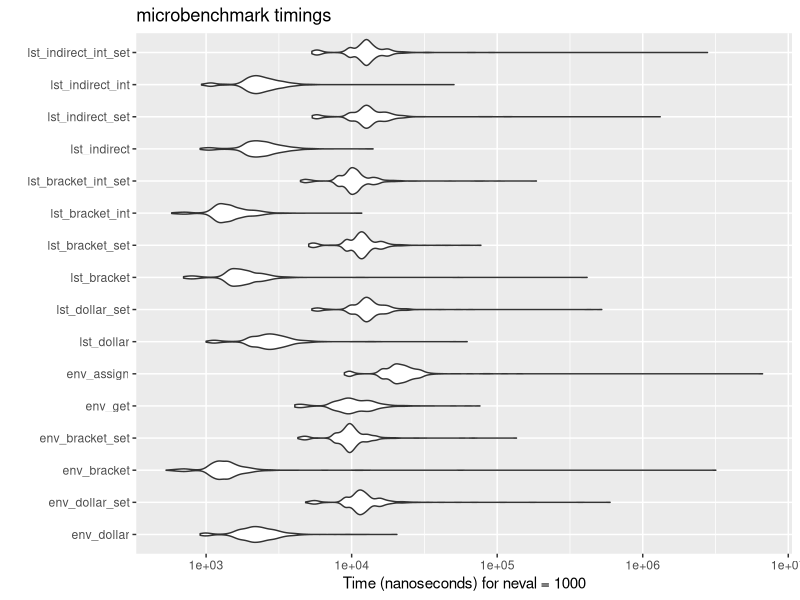
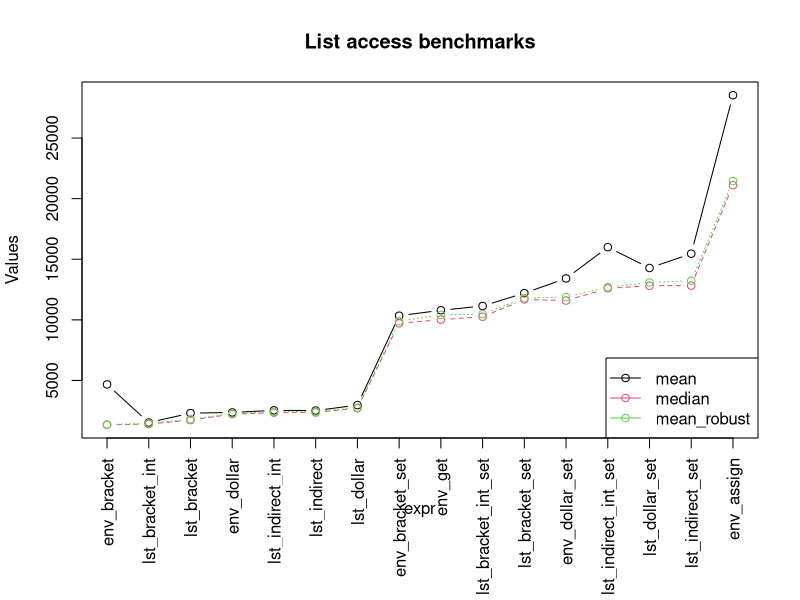
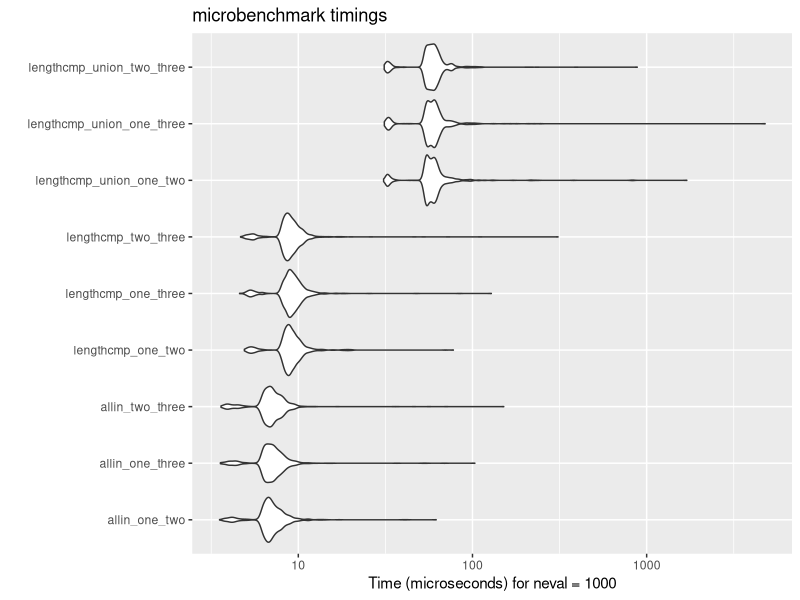
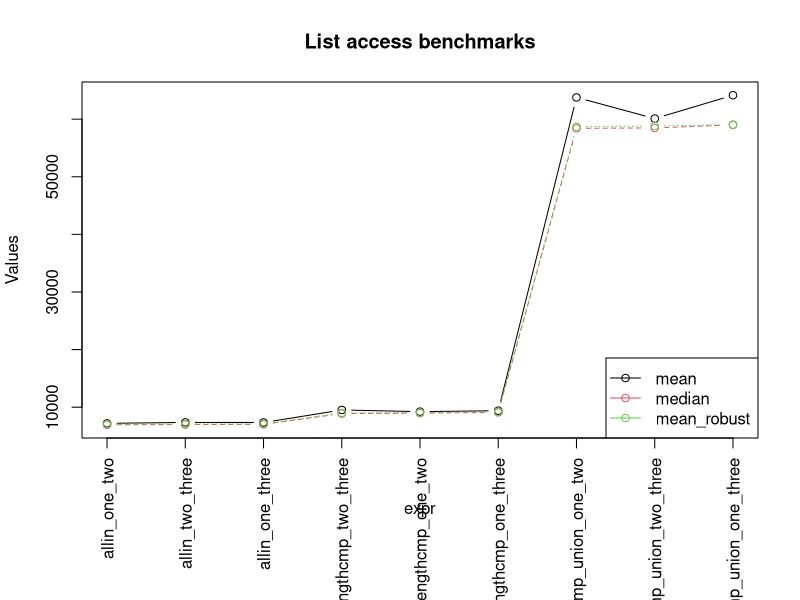

Recreate these plots in R, in order.







library("ggplot2")
library("microbenchmark")
library("data.table")

bm_listaccess <- function() {
  env <- new.env()
  env$a <- 1
  env$b <- "x"
  env$c <- 1:10
  env$d <- list(1, 2, 3)
  env$e <- data.frame(x = 1:10, y = 11:20)
  env$f <- function(x) x + 1
  env$g <- FALSE


  lst <- as.list(env)

  indirect <- c(1, 3, 7)
  indirect_int <- c(1L, 3L, 7L)

  microbenchmark(times = 1000L,
    env_dollar = { env$a; env$c; env$g },
    env_dollar_set = { env$a <- 2; env$c <- 2:11; env$g <- TRUE; env$a <- 1; env$c <- 1:10; env$g <- FALSE },
    env_bracket = { env[["a"]]; env[["c"]]; env[["g"]] },
    env_bracket_set = { env[["a"]] <- 2; env[["c"]] <- 2:11; env[["g"]] <- TRUE; env[["a"]] <- 1; env[["c"]] <- 1:10; env[["g"]] <- FALSE },
    env_get = { get("a", env); get("c", env); get("g", env) },
    env_assign = { assign("a", 2, env); assign("c", 2:11, env); assign("g", TRUE, env); assign("a", 1, env); assign("c", 1:10, env); assign("g", FALSE, env) },
    lst_dollar = { lst$a; lst$c; lst$g },
    lst_dollar_set = { lst$a <- 2; lst$c <- 2:11; lst$g <- TRUE; lst$a <- 1; lst$c <- 1:10; lst$g <- FALSE },
    lst_bracket = { lst[["a"]]; lst[["c"]]; lst[["g"]] },
    lst_bracket_set = { lst[["a"]] <- 2; lst[["c"]] <- 2:11; lst[["g"]] <- TRUE; lst[["a"]] <- 1; lst[["c"]] <- 1:10; lst[["g"]] <- FALSE },
    lst_bracket_int = { lst[[1]]; lst[[3]]; lst[[7]] },
    lst_bracket_int_set = { lst[[1]] <- 2; lst[[3]] <- 2:11; lst[[7]] <- TRUE; lst[[1]] <- 1; lst[[3]] <- 1:10; lst[[7]] <- FALSE },
    lst_indirect = { lst[[indirect[1]]]; lst[[indirect[2]]]; lst[[indirect[3]]] },
    lst_indirect_set = { lst[[indirect[1]]] <- 2; lst[[indirect[2]]] <- 2:11; lst[[indirect[3]]] <- TRUE; lst[[indirect[1]]] <- 1; lst[[indirect[2]]] <- 1:10; lst[[indirect[3]]] <- FALSE },
    lst_indirect_int = { lst[[indirect_int[1]]]; lst[[indirect_int[2]]]; lst[[indirect_int[3]]] },
    lst_indirect_int_set = { lst[[indirect_int[1]]] <- 2; lst[[indirect_int[2]]] <- 2:11; lst[[indirect_int[3]]] <- TRUE; lst[[indirect_int[1]]] <- 1; lst[[indirect_int[2]]] <- 1:10; lst[[indirect_int[3]]] <- FALSE }
  )
}



bmr <- bm_listaccess()


autoplot(bmr)

bmrt <- as.data.table(bmr)[, .(mean = mean(time), median = median(time), mean_robust = mean(time, trim = 0.1)), by = expr][order(mean_robust)]

par(mar = c(8, 4, 4, 2) + 0.1)
matplot(bmrt[, -1], type = "b", pch = 1, xaxt = "n", ylab = "Values", xlab = "expr", main = "List access benchmarks", col = seq_along(bmrt[, -1]))
legend("bottomright", legend = colnames(bmrt)[-1], col = seq_along(bmrt[, -1]), pch = 1, lty = 1)
axis(1, at = seq_along(bmrt$expr), labels = bmrt$expr, las = 2)

# GET: (lst_bracket_int, env_bracket) is faster than lst_bracket, which is faster than
# env_dollar, which is slightly faster than lst_indirect_(int), which is slightly faster than lst_dollar
#   HUGE difference to: env_get
# SET: env_bracket slightly faster than lst_bracket_int, much faster than env_dollar|lst_bracket, which is slightly faster than lst(indirect), which is faster than lst_dollar, which is much faster than env_assign

# -> envs are faster than named lists for setting; lists with numbers are the same (get) or almost the same (set) as envs
# -> don't use get() / assign()
# -> use brackets
# -> use integers for list access; list with names adds 25%
# -> indirect lst *set* makes barely any difference to named list



bm_subsettest <- function() {
  one <- c("elephant", "mouse", "tiger", "cat", "dog")
  two <- c("cat", "dog", "mouse", "tiger")
  three <- c("dog", "cat", "mouse", "tiger", "fish")

  microbenchmark(times = 1000L,
    allin_one_two = { x1 <- all(one %in% two); x2 <- all(two %in% one) },
    allin_one_three = { x1 <- all(one %in% three); x2 <- all(three %in% one) },
    allin_two_three = { x1 <- all(two %in% three); x2 <- all(three %in% two) },
    lengthcmp_one_two = { lu <- length(unique(c(one, two))) ; x1 <- lu == length(two) ; x2 <- lu == length(one) },
    lengthcmp_one_three = { lu <- length(unique(c(one, three))) ; x1 <- lu == length(three) ; x2 <- lu == length(one) },
    lengthcmp_two_three = { lu <- length(unique(c(two, three))) ; x1 <- lu == length(three) ; x2 <- lu == length(two) },
    lengthcmp_union_one_two = { lu <- length(union(one, two)) ; x1 <- lu == length(two) ; x2 <- lu == length(one) },
    lengthcmp_union_one_three = { lu <- length(union(one, three)) ; x1 <- lu == length(three) ; x2 <- lu == length(one) },
    lengthcmp_union_two_three = { lu <- length(union(two, three)) ; x1 <- lu == length(three) ; x2 <- lu == length(two) }
  )
}


bmr <- bm_subsettest()

autoplot(bmr)

bmrt <- as.data.table(bmr)[, .(mean = mean(time), median = median(time), mean_robust = mean(time, trim = 0.1)), by = expr][order(mean_robust)]

par(mar = c(8, 4, 4, 2) + 0.1)
matplot(bmrt[, -1], type = "b", pch = 1, xaxt = "n", ylab = "Values", xlab = "expr", main = "List access benchmarks", col = seq_along(bmrt[, -1]))
legend("bottomright", legend = colnames(bmrt)[-1], col = seq_along(bmrt[, -1]), pch = 1, lty = 1)
axis(1, at = seq_along(bmrt$expr), labels = bmrt$expr, las = 2)

round(sweep(as.matrix(bmrt[, 2:4], rownames = bmrt[[1]]), 2, as.numeric(bmrt[1, 2:4]), "/"), 2)

round(sweep(as.matrix(bmrt[, 2:4], rownames = bmrt[[1]]), 2, as.numeric(bmrt[5, 2:4]), "/"), 2)

# length cmp is 28% slower than all (x %in% y)
# union is 2x slower than allin; adds 50% to length cmp
#
